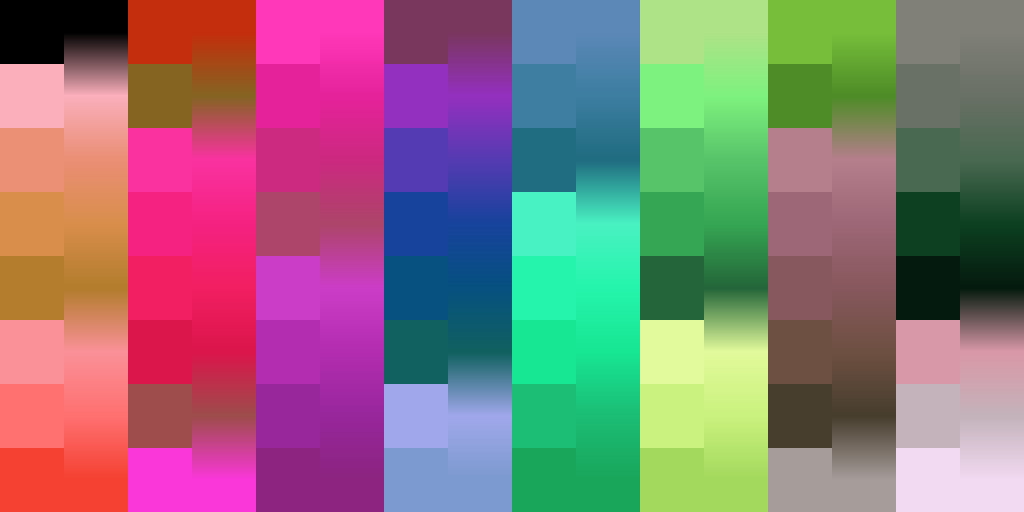
#> input picture example.png, 1024 x 512 px
$ python main.py
#> lines starting #> are read from the running program, lines starting #| are printed output that depends on the picture
from dataclasses import dataclass
from pathlib import Path
from tkinter import filedialog
from typing import List, Tuple
import math
import numpy as np
from PIL import Image, ImageDraw

from config import *


@dataclass
class RGBColor:
    r: int
    b: int
    g: int

    def as_tuple(self):
        return (self.r, self.g, self.b)


@dataclass
class Area:
    x: int
    y: int
    width: int
    height: int


@dataclass
class FillColor:
    color: RGBColor
    area: Area


@dataclass
class GradientColor:
    start_color: RGBColor
    end_color: RGBColor
    area: Area


def main():
    input_png = filedialog.askopenfilename(filetypes=[("PNG Image", ".png")])
#> the answer given: example.png
    input_palette_colors = get_palette(input_png)
#> in get_palette, img is the input picture: PIL image 1024x512 RGB; mean R, G, B 140.1, 116.1, 121.6
#> after the loop in get_palette, `for x in range(color_amount):`: colors = 1024 items
#> input_palette_colors = 1024 items

    out_width = 2 * math.ceil((len(input_palette_colors) / OUT_COLOR_PER_COLUMN)) * OUT_COLOR_WIDTH
#> out_width = 16384
    out_height = OUT_COLOR_PER_COLUMN * OUT_COLOR_HEIGHT
    with Image.new("RGB", (out_width, out_height)) as img:
#> img: PIL image 16384x512 RGB; every value is 0
        out_img = generate_gradient_palette(img, input_palette_colors)

    out_img.save(OUT_FILE_NAME)


def get_palette(input_file: Path) -> List[RGBColor]:
    colors = []
    with Image.open(input_file) as img:
        img = img.convert("RGB")

        color_amount = img.width / IN_COLOR_WIDTH
        assert color_amount % 1 == 0

        color_amount = int(color_amount)

        for x in range(color_amount):
            pixel = img.getpixel((x * IN_COLOR_WIDTH, 0))
            colors.append(RGBColor(pixel[0], pixel[1], pixel[2]))

    return colors


def get_fill_colors(colors: List[RGBColor]):
    draw_x = 0
    draw_y = 0
    to_draw: List[FillColor] = []
    for i, c in enumerate(colors):
        is_last_in_column = (i + 1) % OUT_COLOR_PER_COLUMN == 0

        fill_area = Area(x=draw_x, y=draw_y, width=OUT_COLOR_WIDTH, height=OUT_COLOR_HEIGHT)
        fill_color = FillColor(color=c, area=fill_area)

        to_draw.append(fill_color)

        draw_y += OUT_COLOR_HEIGHT
        if is_last_in_column:
            draw_x += OUT_COLOR_WIDTH * 2
            draw_y = 0

    return to_draw


def draw_fill_colors(img: Image, colors: List[FillColor]):
    draw = ImageDraw.Draw(img)
    for fc in colors:
        draw.rectangle(
            xy=[
                (fc.area.x, fc.area.y),
                (fc.area.x + fc.area.width - 1, fc.area.y + fc.area.height),
            ],
            fill=fc.color.as_tuple(),
        )
    return img


def get_gradient_colors(colors: List[RGBColor]):
    draw_x = 0
    draw_y = 0
    to_draw: List[GradientColor] = []
    for i in range(len(colors) - 1):
        current_color = colors[i]
        next_color = colors[i + 1]

        is_last_in_column = (i + 1) % OUT_COLOR_PER_COLUMN == 0 or (i + 1) == len(colors)
        if is_last_in_column:
            draw_x += OUT_COLOR_WIDTH * 2
            draw_y = 0
            continue

        gradient_area = Area(
            x=draw_x + OUT_COLOR_WIDTH,
            y=draw_y + OUT_GRADIENT_OFFSET_Y,
            width=OUT_COLOR_WIDTH,
            height=OUT_COLOR_HEIGHT,
        )
        gc = GradientColor(start_color=current_color, end_color=next_color, area=gradient_area)

        to_draw.append(gc)

        draw_y += OUT_COLOR_HEIGHT

    return to_draw


def draw_gradient_colors(img: Image, colors: List[GradientColor]):
    for gc in colors:
        # Gradient matrix
        gradient = np.zeros((gc.area.height, gc.area.width, 3), np.uint8)

        # Fill R, G and B channels with linear gradient between two end colours
        for i in range(3):
            gradient[:, :, i] = np.linspace(
                gc.start_color.as_tuple()[i], gc.end_color.as_tuple()[i], gc.area.width, dtype=np.uint8
            ).reshape(
                (-1, 1)
            )  # Reshape to match the shape of the gradient array

        gradient_img = Image.fromarray(gradient)
        img.paste(gradient_img, (gc.area.x, gc.area.y))
    return img


def get_extra_colors(colors: List[RGBColor]):
    draw_x = 0
    draw_y = 0
    to_draw: List[FillColor] = []
    for i, c in enumerate(colors):
        is_last_in_column = (i + 1) % OUT_COLOR_PER_COLUMN == 0 or (i + 1) == len(colors)
        is_first_in_column = i % OUT_COLOR_PER_COLUMN == 0

        if is_first_in_column or is_last_in_column:
            if is_last_in_column:
                offset = OUT_GRADIENT_OFFSET_Y
            else:
                offset = 0

            fill_area = Area(
                x=draw_x + OUT_COLOR_WIDTH,
                y=draw_y + offset,
                width=OUT_COLOR_WIDTH,
                height=OUT_COLOR_HEIGHT // 2,
            )
            fill_color = FillColor(color=c, area=fill_area)
            to_draw.append(fill_color)

        draw_y += OUT_COLOR_HEIGHT
        if is_last_in_column:
            draw_x += OUT_COLOR_WIDTH * 2
            draw_y = 0

    return to_draw


def generate_gradient_palette(img: Image, colors: List[RGBColor]) -> Image:
    fill_colors = get_fill_colors(colors)
#> the loop in get_fill_colors, `for i, c in enumerate(colors):` made 1024 passes
#> (is_last_in_column, draw_x) on passes 8, 16, 24, 32, 40, 48, 56, 64, 72, 80, 88, 96: (True, 128), (True, 256), (True, 384), (True, 512), (True, 640), (True, 768), (True, 896), (True, 1024), (True, 1152), (True, 1280), (True, 1408), (True, 1536)
#> is_last_in_column on passes 1 to 6: False, False, False, False, False, False
#> after the loop in get_fill_colors, `for i, c in enumerate(colors):`: to_draw = 1024 items
    draw_fill_colors(img, fill_colors)

    gradient_colors = get_gradient_colors(colors)
    draw_gradient_colors(img, gradient_colors)

    extra_colors = get_extra_colors(colors)
    draw_fill_colors(img, extra_colors)

    return img


if __name__ == "__main__":
    main()
#> in generate_gradient_palette, `draw_fill_colors(img, fill_colors)`:
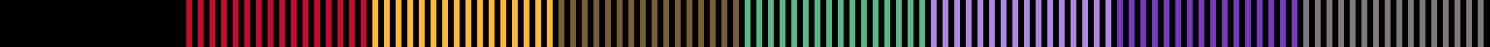
#> img: PIL image 16384x512 RGB (shown at 1/11 size); mean R, G, B 67.9, 49.4, 52.4
#> the loop in get_gradient_colors, `for i in range(len(colors) - 1):` made 1023 passes
#> (is_last_in_column, draw_x, draw_y) on passes 8, 16, 24, 32, 40, 48, 56, 64, 72, 80, 88, 96: (True, 128, 0), (True, 256, 0), (True, 384, 0), (True, 512, 0), (True, 640, 0), (True, 768, 0), (True, 896, 0), (True, 1024, 0), (True, 1152, 0), (True, 1280, 0), (True, 1408, 0), (True, 1536, 0)
#> (is_last_in_column, draw_x) on pass 376: (True, 6016)
#> after the loop in get_gradient_colors, `for i in range(len(colors) - 1):`: draw_x = 16256; to_draw = 896 items
#> after the loop in draw_gradient_colors, `for gc in colors:`:
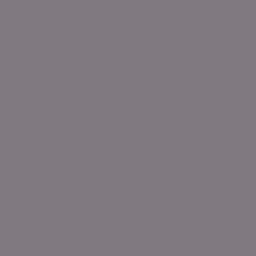
#> gradient: shape (64, 64, 3) (shown 4 times larger); mean R, G, B 128, 121, 128
#> after the loop in draw_gradient_colors, `for gc in colors:`:
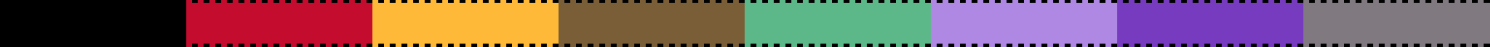
#> img: PIL image 16384x512 RGB (shown at 1/11 size); mean R, G, B 127.3, 92.7, 98.3
#> the loop in get_extra_colors, `for i, c in enumerate(colors):` made 1024 passes
#> (is_last_in_column, is_first_in_column, offset, draw_x) on passes 8, 16, 24: (True, False, 32, 128), (True, False, 32, 256), (True, False, 32, 384)
#> (is_last_in_column, is_first_in_column, offset) on passes 1, 9, 17, 25: (False, True, 0), (False, True, 0), (False, True, 0), (False, True, 0)
#> in generate_gradient_palette, `draw_fill_colors(img, extra_colors)`:
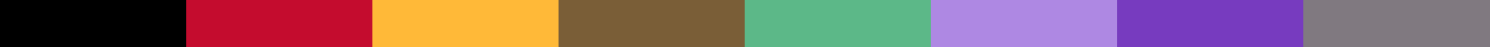
#> img: PIL image 16384x512 RGB (shown at 1/11 size); mean R, G, B 135.8, 98.9, 104.9
